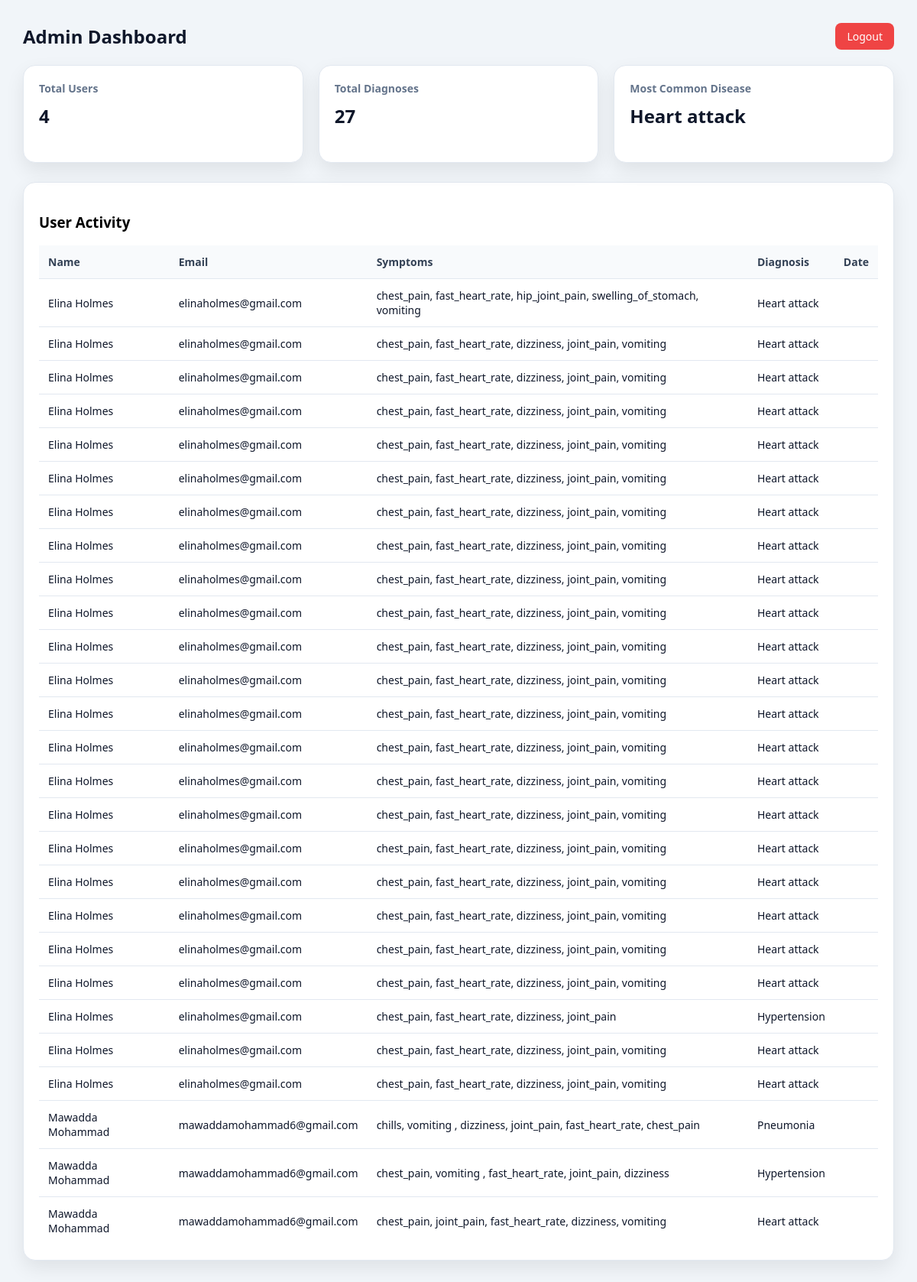
The app's page /admin (signed in) with its own data.
### app.py (models this page shows)
class User(db.Model):
    id = db.Column(db.Integer, primary_key=True)
    first_name = db.Column(db.String(100))
    last_name = db.Column(db.String(100))
    email = db.Column(db.String(120), unique=True)
    username = db.Column(db.String(100), unique=True)
    password = db.Column(db.String(255))

class History(db.Model):
    id = db.Column(db.Integer, primary_key=True)
    username = db.Column(db.String(100))
    disease = db.Column(db.String(100))
    symptoms = db.Column(db.String(300))

### app.py (the view)
@app.route('/admin')
def admin():
    if session.get('user') != 'admin':
        return "Access denied"
    total_users = User.query.count()
    total_history = History.query.count()
    top = db.session.query(
        History.disease,
        db.func.count(History.disease)
    ).group_by(History.disease).order_by(db.func.count(History.disease).desc()).first()
    top_disease = top[0] if top else "N/A"
    data = db.session.query(
        User.first_name,
        User.last_name,
        User.email,
        History.symptoms,
        History.disease
    ).join(History, User.username == History.username).all()
    return render_template(
        "admin.html",
        data=data,
        total_users=total_users,
        total_history=total_history,
        top_disease=top_disease
    )

### templates/admin.html (shortened to what this page needs)
<!DOCTYPE html>
<html lang="en">
<head>
</head>
<body>
<div class="container">
    <div class="header">
        <h2>Admin Dashboard</h2>
        <a href="/logout" class="logout">Logout</a>
    </div>
    <div class="cards">
        <div class="card">
            <h3>Total Users</h3>
            <p>{{ total_users }}</p>
        </div>
        <div class="card">
            <h3>Total Diagnoses</h3>
            <p>{{ total_history }}</p>
        </div>
        <div class="card">
            <h3>Most Common Disease</h3>
            <p>{{ top_disease }}</p>
        </div>
    </div>
    <div class="table-container">
        <h3>User Activity</h3>
        <table>
            <tr>
                <th>Name</th>
                <th>Email</th>
                <th>Symptoms</th>
                <th>Diagnosis</th>
                <th>Date</th>
            </tr>
            {% for row in data %}
            <tr>
                <td>{{ row[0] }} {{ row[1] }}</td>
                <td>{{ row[2] }}</td>
                <td>{{ row[3] }}</td>
                <td>{{ row[4] }}</td>
                <td>{{ row[5] }}</td>
            </tr>
            {% endfor %}
        </table>
    </div>
</div>
</body>
</html>

### templates/admin.html (style rules this page uses)
body { margin: 0; font-family: "Segoe UI", sans-serif; background: #f1f5f9; }
.container { padding: 30px; }
.header { display: flex; justify-content: space-between; align-items: center; margin-bottom: 20px; }
.header h2 { margin: 0; color: #0f172a; }
.logout { background: #ef4444; color: white; padding: 8px 15px; border-radius: 8px; text-decoration: none; font-size: 14px; }
.cards { display: grid; grid-template-columns: repeat(3, 1fr); gap: 20px; margin-bottom: 25px; }
.card { background: white; padding: 20px; border-radius: 16px; box-shadow: 0 10px 25px rgba(0,0,0,0.08); border: 1px solid #e2e8f0; }
.card h3 { margin: 0; font-size: 14px; color: #64748b; }
.card p { font-size: 24px; font-weight: bold; margin-top: 10px; color: #0f172a; }
.table-container { background: white; padding: 20px; border-radius: 16px; box-shadow: 0 10px 25px rgba(0,0,0,0.08); border: 1px solid #e2e8f0; }
table { width: 100%; border-collapse: collapse; }
th { text-align: left; padding: 12px; background: #f8fafc; color: #334155; font-size: 14px; }
td { padding: 12px; border-top: 1px solid #e2e8f0; font-size: 14px; color: #0f172a; }

### records on screen
User: first_name "Elina", last_name "Holmes", email "elinaholmes@gmail.com", symptoms "chest_pain, fast_heart_rate, hip_joint_pain, swelling_of_stomach, vomiting", disease "Heart attack", symptoms "chest_pain, fast_heart_rate, dizziness, joint_pain, vomiting", symptoms "chest_pain, fast_heart_rate, dizziness, joint_pain", disease "Hypertension"
User: first_name "Mawadda", last_name "Mohammad", email "mawaddamohammad6@gmail.com", symptoms "chills, vomiting , dizziness, joint_pain, fast_heart_rate, chest_pain", disease "Pneumonia", symptoms "chest_pain, vomiting , fast_heart_rate, joint_pain, dizziness", disease "Hypertension", symptoms "chest_pain, joint_pain, fast_heart_rate, dizziness, vomiting", disease "Heart attack"

### other values on screen
{{ total_users }} "4"
{{ total_history }} "27"
{{ top_disease }} "Heart attack"
